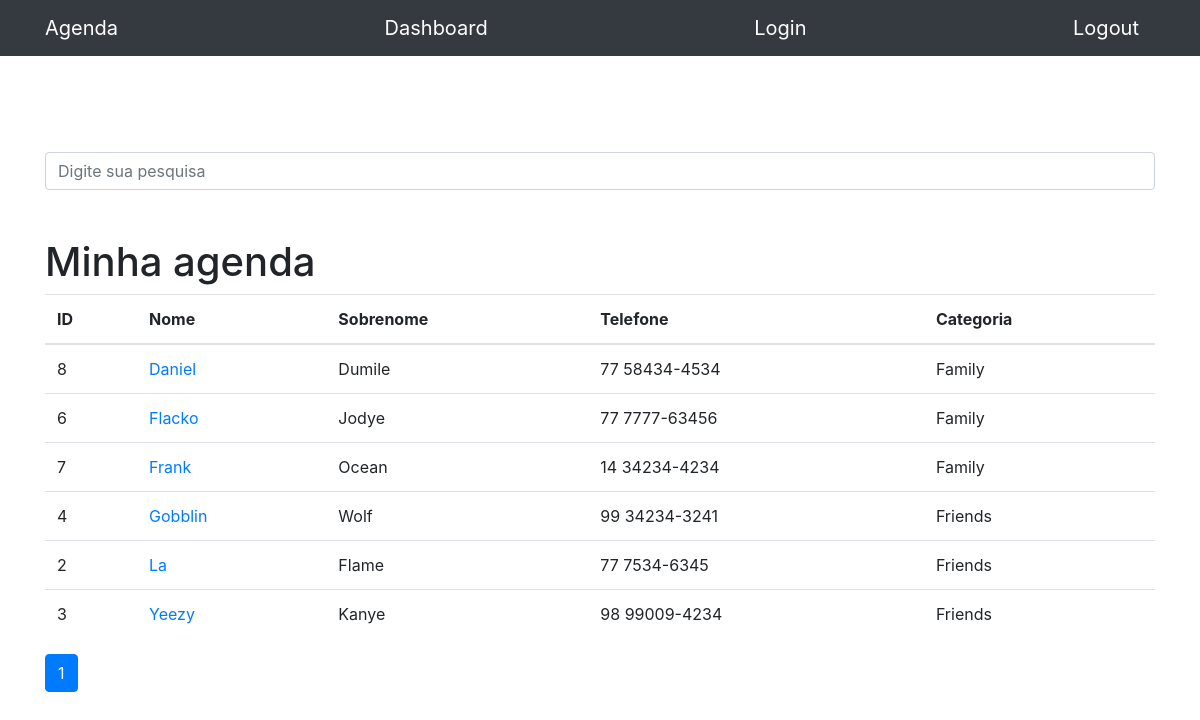
The page / on the database its author committed.
### contacts/models.py (models this page shows, shortened)
class Contact(models.Model):
    name = models.CharField(max_length=50)
    last_name = models.CharField(max_length=50, blank=True)
    phone = models.CharField(max_length=13)
    email = models.CharField(max_length=100, blank=True)
    creation_date = models.DateTimeField(default=timezone.now)
    description = models.TextField(blank=True)
    status = models.ForeignKey(Status, on_delete=models.DO_NOTHING)
    show = models.BooleanField(default=True)
    picture = models.ImageField(blank=True, upload_to='pictures/%Y/%m/')

class Status(models.Model):
    name = models.CharField(max_length=50)
    def __str__(self):
        return self.name

### contacts/views.py (the view)
# urls.py: path('', views.index, name='index'),
def index(request):
    contacts = Contact.objects.order_by('name').filter(
        show=True
    )
    paginator = Paginator(contacts, 7)
    page = request.GET.get('page')
    contacts = paginator.get_page(page)
    return render(request, 'contacts/index.html',{
        'contacts': contacts
        })

### contacts/templates/contacts/index.html
{% extends 'base.html' %}
{% block content %}
<h1 class="mt-5">Minha agenda</h1>
<table class="table">
  <thead>
    <tr>
      <th>ID</th>
      <th>Nome</th>
      <th>Sobrenome</th>
      <th>Telefone</th>
      <th>Categoria</th>
    </tr>
  </thead>
  <tbody>
    {% for contact in contacts  %}
      <tr>
        <td>{{ contact.id }}</td>
        <td>
          <a href="{% url 'show_contact' contact.id %}">{{ contact.name}}</a>
        </td>
        <td>{{ contact.last_name }}</td>
        <td>{{ contact.phone }}</td>
        <td>{{ contact.status }}</td>
      </tr>
    {% endfor %}
  </tbody>
</table>
<nav aria-label="Page navigation example">
  <ul class="pagination">
    {% for pages in contacts.paginator.page_range %}
      {% if contacts.number == pages %}
        <li class="page-item active">
          <a class="page-link" href="?p={{ pages }} && termo={{ request.GET.termo}}">{{ pages }}</a>
        </li>
      {% else %}
        <li class="page-item">
          <a class="page-link" href="?p={{ pages }} && termo={{ request.GET.termo}}">{{ pages }}</a>
        </li>
      {% endif %}
    {% endfor %}
  </ul>
</nav>
{% endblock %}

### rows shown on the page
Contact: id "8", name "Daniel", last_name "Dumile", phone "77 58434-4534", status "Family"
Contact: id "6", name "Flacko", last_name "Jodye", phone "77 7777-63456", status "Family"
Contact: id "7", name "Frank", last_name "Ocean", phone "14 34234-4234", status "Family"
Contact: id "4", name "Gobblin", last_name "Wolf", phone "99 34234-3241", status "Friends"
Contact: id "2", name "La", last_name "Flame", phone "77 7534-6345", status "Friends"
Contact: id "3", name "Yeezy", last_name "Kanye", phone "98 99009-4234", status "Friends"

### other values the page prints
{{ pages }} "1"
